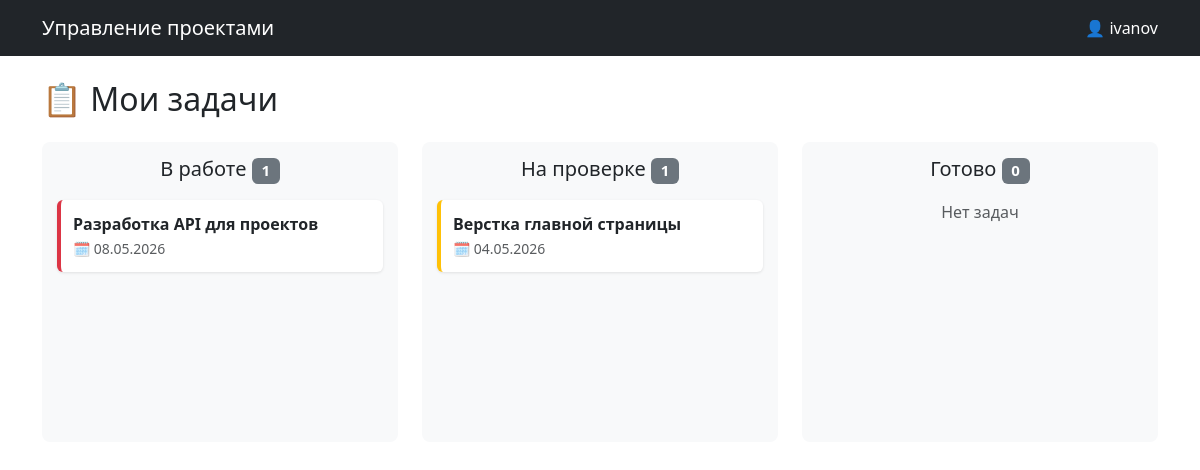
The app's page /tasks/board/ (signed in) with its own data.
### task_management/models.py (models this page shows, shortened)
class TaskStatus(models.Model):
    name = models.CharField(max_length=50, unique=True, verbose_name="Название статуса")
    order = models.IntegerField(default=0, verbose_name="Порядок отображения")
    class Meta:
        verbose_name = "Статус задачи"
        verbose_name_plural = "Статусы задач"
        ordering = ['order']

class Task(models.Model):
    PRIORITY_CHOICES = [
        ('low', 'Низкий'),
        ('medium', 'Средний'),
        ('high', 'Высокий'),
        ('critical', 'Критический'),
    ]
    title = models.CharField(max_length=200, verbose_name="Название")
    description = models.TextField(blank=True, verbose_name="Описание")
    priority = models.CharField(max_length=10, choices=PRIORITY_CHOICES, default='medium', verbose_name="Приоритет")
    planned_end_date = models.DateTimeField(verbose_name="Плановый срок")
    assigned_to = models.ForeignKey(User, on_delete=models.SET_NULL, null=True, blank=True,
                                    related_name='assigned_tasks', verbose_name="Исполнитель")
    author = models.ForeignKey(User, on_delete=models.SET_NULL, null=True, blank=True, related_name='authored_tasks',
                               verbose_name="Автор")
    status = models.ForeignKey(TaskStatus, on_delete=models.SET_NULL, null=True, verbose_name="Статус")
    created_at = models.DateTimeField(auto_now_add=True, verbose_name="Создана")
    updated_at = models.DateTimeField(auto_now=True, verbose_name="Обновлена")
    class Meta:
        verbose_name = "Задача"
        verbose_name_plural = "Задачи"
        ordering = ['-created_at']

### task_management/views.py (the view)
# urls.py: path('board/', views.kanban_board, name='kanban-board'),
@login_required
def kanban_board(request):
    statuses = TaskStatus.objects.all().order_by('order')
    for status in statuses:
        status.filtered_tasks = status.task_set.filter(assigned_to=request.user)
        status.task_count = status.filtered_tasks.count()
    context = {
        'statuses': statuses,
    }
    return render(request, 'task_management/kanban_board.html', context)

### task_management/templates/task_management/kanban_board.html (shortened to what this page needs)
<!DOCTYPE html>
<html lang="ru">
<head>
    <link href="https://cdn.jsdelivr.net/npm/bootstrap@5.3.0/dist/css/bootstrap.min.css" rel="stylesheet">
</head>
<body>
    <nav class="navbar navbar-dark bg-dark mb-4">
        <div class="container">
            <span class="navbar-brand">Управление проектами</span>
            <span class="navbar-text text-white">👤 {{ user.username }}</span>
        </div>
    </nav>
    <div class="container">
        <h2 class="mb-4">📋 Мои задачи</h2>
        <div class="row">
            {% for status in statuses %}
            <div class="col-md-4">
                <div class="kanban-column" data-status-id="{{ status.id }}"
                     ondragover="handleDragOver(event)" ondragleave="handleDragLeave(event)" ondrop="handleDrop(event)">
                    <h5 class="text-center mb-3">{{ status.name }}
                        <span class="badge bg-secondary">{{ status.task_count }}</span>
                    </h5>
                    {% for task in status.filtered_tasks %}
                    <div class="task-card priority-{{ task.priority }}"
                         draggable="true"
                         data-task-id="{{ task.id }}"
                         ondragstart="handleDragStart(event)">
                        <strong>{{ task.title }}</strong>
                        <br>
                        <small class="text-muted">
                            🗓 {{ task.planned_end_date|date:"d.m.Y" }}
                        </small>
                    </div>
                    {% empty %}
                    <p class="text-muted text-center">Нет задач</p>
                    {% endfor %}
                </div>
            </div>
            {% endfor %}
        </div>
    </div>
</body>
</html>

### task_management/templates/task_management/kanban_board.html (style rules this page uses)
.kanban-column { min-height: 300px; background: #f8f9fa; border-radius: 8px; padding: 15px; }
.task-card { background: white; border-radius: 6px; padding: 12px; margin-bottom: 10px; cursor: grab; box-shadow: 0 1px 3px rgba(0,0,0,0.1); border-left: 4px solid #6c757d; }
.task-card.priority-high { border-left-color: #dc3545; }
.task-card.priority-medium { border-left-color: #ffc107; }

### records on screen
TaskStatus: name "В работе", task_count "1"
Task: title "Разработка API для проектов", planned_end_date "08.05.2026"
TaskStatus: name "На проверке", task_count "1"
Task: title "Верстка главной страницы", planned_end_date "04.05.2026"
TaskStatus: name "Готово", task_count "0"

### other values on screen
{{ user.username }} "ivanov"
